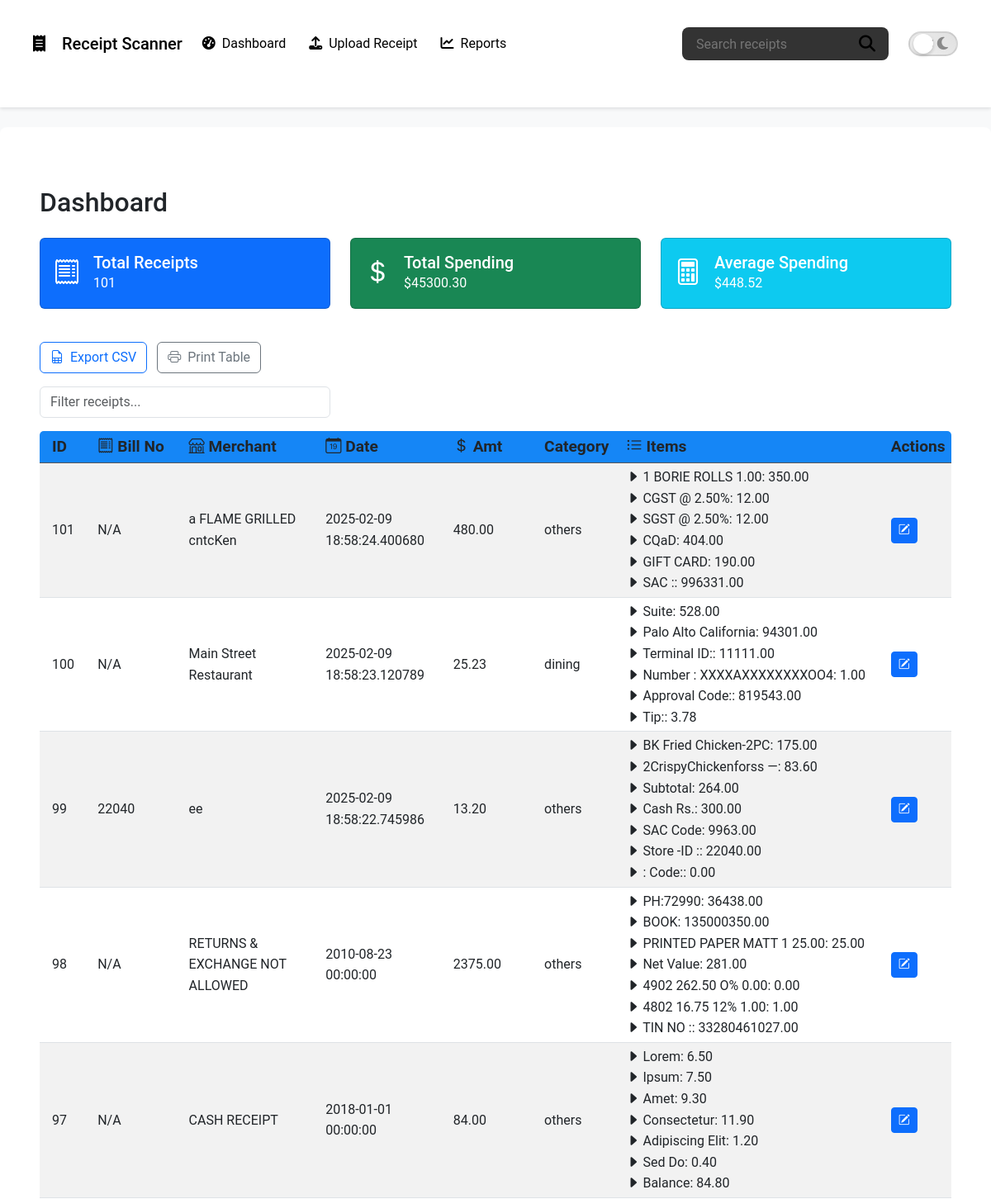
The page / (upper part) on the database its author committed.
### models.py (models this page shows, shortened)
class TimestampMixin:
    created_at = db.Column(
        db.DateTime,
        nullable=False,
        default=datetime.utcnow,
        comment="Record creation timestamp"
    )
    updated_at = db.Column(
        db.DateTime,
        nullable=False,
        default=datetime.utcnow,
        onupdate=datetime.utcnow,
        comment="Record update timestamp"
    )

class Receipt(db.Model, TimestampMixin):
    __tablename__ = 'receipts'
    id = db.Column(db.Integer, primary_key=True)
    bill_no = db.Column(db.String(50), nullable=True, comment="Bill or Invoice number")
    merchant = db.Column(db.String(120), nullable=False, index=True, comment="Merchant name")
    date_time = db.Column(
        db.DateTime,
        nullable=False,
        default=datetime.utcnow,
        comment="Date and time of the receipt"
    )
    total_amount = db.Column(
        db.Numeric(precision=10, scale=2),
        nullable=True,
        comment="Total amount of the receipt"
    )
    tax = db.Column(
        db.Numeric(precision=10, scale=2),
        nullable=True,
        comment="Tax amount"
    )
    discount = db.Column(
        db.Numeric(precision=10, scale=2),
        nullable=True,
        comment="Discount amount"
    )
    ocr_text = db.Column(
        db.Text,
        nullable=True,
        comment="Full OCR text extracted from the receipt"
    )
    category = db.Column(
        db.String(50),
        nullable=True,
        index=True,
        comment="Expense category"
    )
    location = db.Column(
        db.String(120),
        nullable=True,
        comment="Merchant location or other geographical info"
    )
    items = db.relationship(
        'ReceiptItem',
        backref='receipt',
        lazy=True,
        cascade="all, delete-orphan"
    )

class ReceiptItem(db.Model, TimestampMixin):
    __tablename__ = 'receipt_items'
    id = db.Column(db.Integer, primary_key=True)
    receipt_id = db.Column(
        db.Integer,
        db.ForeignKey('receipts.id', ondelete='CASCADE'),
        nullable=False,
        comment="Foreign key linking to the parent receipt"
    )
    name = db.Column(
        db.String(200),
        nullable=False,
        comment="Item name/description"
    )
    amount = db.Column(
        db.Numeric(precision=10, scale=2),
        nullable=True,
        comment="Monetary amount for the item"
    )

### app.py (the view)
    @app.route('/')
    def index():
        receipts = Receipt.query.order_by(Receipt.id.desc()).all()
        total_amount = sum(float(r.total_amount) for r in receipts if r.total_amount)
        average_amount = total_amount / len(receipts) if receipts else 0.0
        return render_template('dashboard.html',
                               receipts=receipts,
                               total_amount=total_amount,
                               average_amount=average_amount)

### templates/dashboard.html (shortened to what this page needs)
{% extends "base.html" %}
{% block content %}
<div class="container mt-4">
  <h2 class="mb-4">Dashboard</h2>
  <div class="row mb-4">
    <div class="col-md-4">
      <div class="card text-white bg-primary mb-3">
        <div class="card-body d-flex align-items-center">
          <div class="me-3">
            <i class="bi bi-receipt" style="font-size: 2rem;"></i>
          </div>
          <div>
            <h5 class="card-title mb-0">Total Receipts</h5>
            <p class="card-text">{{ receipts|length }}</p>
          </div>
        </div>
      </div>
    </div>
    <div class="col-md-4">
      <div class="card text-white bg-success mb-3">
        <div class="card-body d-flex align-items-center">
          <div class="me-3">
            <i class="bi bi-currency-dollar" style="font-size: 2rem;"></i>
          </div>
          <div>
            <h5 class="card-title mb-0">Total Spending</h5>
            <p class="card-text">${{ '%.2f' % total_amount }}</p>
          </div>
        </div>
      </div>
    </div>
    <div class="col-md-4">
      <div class="card text-white bg-info mb-3">
        <div class="card-body d-flex align-items-center">
          <div class="me-3">
            <i class="bi bi-calculator" style="font-size: 2rem;"></i>
          </div>
          <div>
            <h5 class="card-title mb-0">Average Spending</h5>
            <p class="card-text">
              {% if receipts|length > 0 %}
                ${{ '%.2f' % (total_amount / receipts|length) }}
              {% else %}
                $0.00
              {% endif %}
            </p>
          </div>
        </div>
      </div>
    </div>
  </div>
  <div class="mb-3">
    <button id="exportCSV" class="btn btn-outline-primary me-2">
      <i class="bi bi-file-earmark-spreadsheet me-1"></i> Export CSV
    </button>
    <button id="printTable" class="btn btn-outline-secondary">
      <i class="bi bi-printer me-1"></i> Print Table
    </button>
  </div>
  <div class="row mb-3">
    <div class="col-md-4">
      <input id="tableSearch" type="text" class="form-control" placeholder="Filter receipts...">
    </div>
  </div>
  <div class="table-responsive">
    <table id="receiptsTable" class="table table-striped table-hover align-middle table-sm">
      <thead class="table-light">
        <tr>
          <th scope="col" style="width: 5%;">ID</th>
          <th scope="col" style="width: 10%;"><i class="bi bi-receipt"></i> Bill No</th>
          <th scope="col" style="width: 15%;"><i class="bi bi-shop"></i> Merchant</th>
          <th scope="col" style="width: 14%;"><i class="bi bi-calendar-date"></i> Date</th>
          <th scope="col" style="width: 10%;"><i class="bi bi-currency-dollar"></i> Amt</th>
          <th scope="col" style="width: 9%;">Category</th>
          <th scope="col" style="width: 29%;"><i class="bi bi-list-ul"></i> Items</th>
          <th scope="col" style="width: 8%;">Actions</th>
        </tr>
      </thead>
      <tbody>
        {% for receipt in receipts %}
        <tr>
          <td data-label="ID">{{ receipt.id }}</td>
          <td data-label="Bill No">{{ receipt.bill_no or 'N/A' }}</td>
          <td data-label="Merchant">{{ receipt.merchant }}</td>
          <td data-label="Date">{{ receipt.date_time }}</td>
          <td data-label="Total Amount">{{ receipt.total_amount }}</td>
          <td data-label="Category">{{ receipt.category }}</td>
          <td data-label="Items">
            {% if receipt.items %}
            <ul class="list-unstyled mb-0">
              {% for item in receipt.items %}
              <li><i class="bi bi-caret-right-fill"></i> {{ item.name }}: {{ item.amount }}</li>
              {% endfor %}
            </ul>
            {% else %}
            <span class="text-muted">No Items</span>
            {% endif %}
          </td>
          <td data-label="Actions">
            <a href="{{ url_for('edit_receipt', receipt_id=receipt.id) }}" class="btn btn-sm btn-primary" data-bs-toggle="tooltip" data-bs-placement="top" title="Edit Receipt">
              <i class="bi bi-pencil-square"></i>
            </a>
          </td>
        </tr>
        {% endfor %}
      </tbody>
    </table>
  </div>
<link href="https://cdn.jsdelivr.net/npm/bootstrap-icons/font/bootstrap-icons.css" rel="stylesheet">
{% endblock %}

### templates/base.html (shortened to what this page needs)
<!DOCTYPE html>
<html lang="en">
<head>
  <link href="https://cdn.jsdelivr.net/npm/bootstrap@5.3.0/dist/css/bootstrap.min.css" rel="stylesheet" />
  <link
    rel="stylesheet"
    href="https://cdnjs.cloudflare.com/ajax/libs/font-awesome/6.4.0/css/all.min.css"
  />
  <link rel="stylesheet" href="{{ url_for('static', filename='css/styles.css') }}" />
</head>
<body>
  <nav class="navbar navbar-expand-lg sticky-top" id="mainNav">
    <div class="container">
      <a class="navbar-brand" href="{{ url_for('index') }}">
        <i class="fa-solid fa-receipt me-2"></i> Receipt Scanner
      </a>
      <div class="collapse navbar-collapse" id="mainNavbar">
        <ul class="navbar-nav me-auto mb-2 mb-lg-0">
          <li class="nav-item {% if request.endpoint=='index' %}active{% endif %}">
            <a class="nav-link" href="{{ url_for('index') }}">
              <i class="fa-solid fa-gauge-high me-1"></i> Dashboard
            </a>
          </li>
          <li class="nav-item {% if request.endpoint=='upload' %}active{% endif %}">
            <a class="nav-link" href="{{ url_for('upload') }}">
              <i class="fa-solid fa-upload me-1"></i> Upload Receipt
            </a>
          </li>
          <li class="nav-item {% if request.endpoint=='reports' %}active{% endif %}">
            <a class="nav-link" href="{{ url_for('reports') }}">
              <i class="fa-solid fa-chart-line me-1"></i> Reports
            </a>
          </li>
        </ul>
        <div class="navbar-controls">
          <form id="searchForm" class="navbar-search">
            <input id="searchInput" type="search" placeholder="Search receipts" aria-label="Search receipts" />
          </form>
          <div class="dark-mode-toggle">
            <label for="darkModeSwitch" aria-label="Toggle dark mode">
              <span class="toggle-icon sun"><i class="fa-solid fa-sun"></i></span>
              <span class="toggle-icon moon"><i class="fa-solid fa-moon"></i></span>
            </label>
          </div>
        </div>
      </div>
    </div>
  </nav>
  <div id="mainContent" class="container mt-4">
    {% block content %}{% endblock %}
  </div>
</body>
</html>

### static/css/styles.css (style rules this page uses)
:root { --transition-speed: 0.5s; --transition-ease: cubic-bezier(0.4, 0, 0.2, 1); --light-bg: #f8f9fa; --light-text: #212529; --light-container-bg: #ffffff; --light-border: #dee2e6; --dark-bg: #0f0f0f; --dark-text: #d0d0d0; --dark-container-bg: #1a1a1a; --dark-form-bg: #252525; --dark-border: #555555; --primary-color: #0d6efd; --primary-hover: #0b5ed7; --secondary-color: #8c8c8c; --success-color: #28a745; --danger-color: #dc3545; --link-color: #66b3ff; --modal-bg: #181818; }
body { font-family: 'Roboto', sans-serif; margin: 0; padding: 0; line-height: 1.6; background-color: var(--light-bg); color: var(--light-text); transition: background-color var(--transition-speed) var(--transition-ease), color var(--transition-speed) var(--transition-ease), border-color var(--transition-speed) var(--transition-ease), box-shadow var(--transition-speed) var(--transition-ease); }
.container { max-width: 1200px; padding: 1.5rem; background-color: var(--light-container-bg); border-radius: 0.5rem; margin-bottom: 1.5rem;; }
.table thead th { background-color: #1586f6; color: var(--light-text); font-size: larger; border-color: var(--dark-border); padding-left: 15px; padding-right: 5px; }
.table tbody td { padding-left: 15px; padding-right: 5px; }
.table-responsive { overflow-x: auto; border-radius: 5px }

### rows shown on the page
Receipt: id "101", bill_no "N/A", merchant "a FLAME GRILLED cntcKen", date_time "2025-02-09 18:58:24.400680", total_amount "480.00", category "others"
ReceiptItem: name "1 BORIE ROLLS 1.00", amount "350.00"
ReceiptItem: name "CGST @ 2.50%", amount "12.00"
ReceiptItem: name "SGST @ 2.50%", amount "12.00"
ReceiptItem: name "CQaD", amount "404.00"
ReceiptItem: name "GIFT CARD", amount "190.00"
ReceiptItem: name "SAC :", amount "996331.00"
Receipt: id "100", bill_no "N/A", merchant "Main Street Restaurant", date_time "2025-02-09 18:58:23.120789", total_amount "25.23", category "dining"
ReceiptItem: name "Suite", amount "528.00"
ReceiptItem: name "Palo Alto California", amount "94301.00"
ReceiptItem: name "Terminal ID:", amount "11111.00"
ReceiptItem: name "Number : XXXXAXXXXXXXXOO4", amount "1.00"
ReceiptItem: name "Approval Code:", amount "819543.00"
ReceiptItem: name "Tip:", amount "3.78"
Receipt: id "99", bill_no "22040", merchant "ee", date_time "2025-02-09 18:58:22.745986", total_amount "13.20", category "others"
ReceiptItem: name "BK Fried Chicken-2PC", amount "175.00"
ReceiptItem: name "2CrispyChickenforss —", amount "83.60"
ReceiptItem: name "Subtotal", amount "264.00"
ReceiptItem: name "Cash Rs.", amount "300.00"
ReceiptItem: name "SAC Code", amount "9963.00"
ReceiptItem: name "Store -ID :", amount "22040.00"
ReceiptItem: name ": Code:", amount "0.00"
Receipt: id "98", bill_no "N/A", merchant "RETURNS & EXCHANGE NOT ALLOWED", date_time "2010-08-23 00:00:00", total_amount "2375.00", category "others"
ReceiptItem: name "PH:72990", amount "36438.00"
ReceiptItem: name "BOOK", amount "135000350.00"
ReceiptItem: name "PRINTED PAPER MATT 1 25.00", amount "25.00"
ReceiptItem: name "Net Value", amount "281.00"
ReceiptItem: name "4902 262.50 O% 0.00", amount "0.00"
ReceiptItem: name "4802 16.75 12% 1.00", amount "1.00"
ReceiptItem: name "TIN NO :", amount "33280461027.00"
Receipt: id "97", bill_no "N/A", merchant "CASH RECEIPT", date_time "2018-01-01 00:00:00", total_amount "84.00", category "others"
ReceiptItem: name "Lorem", amount "6.50"
ReceiptItem: name "Ipsum", amount "7.50"
ReceiptItem: name "Amet", amount "9.30"
ReceiptItem: name "Consectetur", amount "11.90"
ReceiptItem: name "Adipiscing Elit", amount "1.20"
ReceiptItem: name "Sed Do", amount "0.40"
ReceiptItem: name "Balance", amount "84.80"

### other values the page prints
{{ receipts|length }} "101"
{{ '%.2f' % total_amount }} "45300.30"
{{ '%.2f' % (total_amount / receipts|length) }} "448.52"
